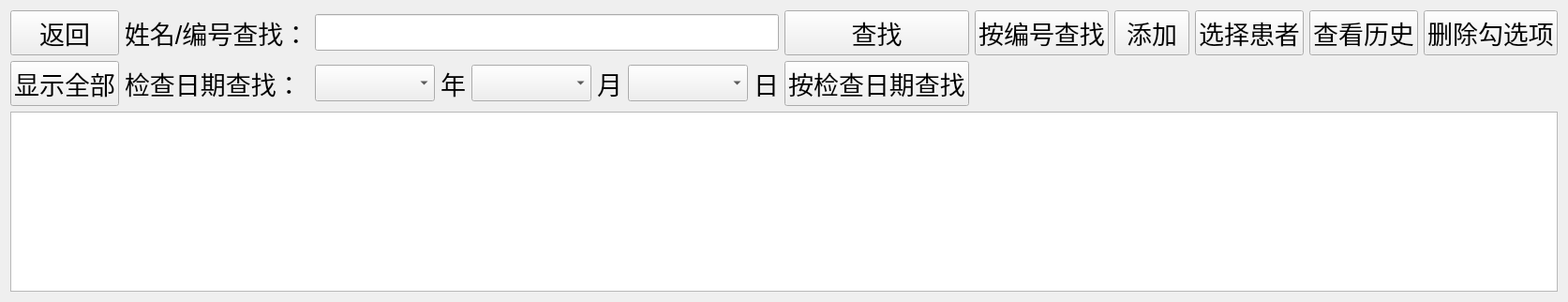
      <widget class="QWidget" name="pageArchive">
       <property name="font">
        <font>
         <pointsize>20</pointsize>
        </font>
       </property>
       <layout class="QGridLayout" name="gridLayout_6">
        <item row="0" column="0" colspan="2">
         <layout class="QGridLayout" name="gridLayout_5">
          <item row="1" column="3">
           <widget class="QLabel" name="label_29">
            <property name="text">
             <string>年</string>
            </property>
           </widget>
          </item>
          <item row="0" column="0">
           <widget class="QPushButton" name="btnBackFromArchive">
            <property name="text">
             <string>返回</string>
            </property>
           </widget>
          </item>
          <item row="1" column="1">
           <widget class="QLabel" name="label_15">
            <property name="text">
             <string>检查日期查找：</string>
            </property>
           </widget>
          </item>
          <item row="0" column="13">
           <widget class="QPushButton" name="btnDeleteSelected">
            <property name="text">
             <string>删除勾选项</string>
            </property>
           </widget>
          </item>
          <item row="0" column="1">
           <widget class="QLabel" name="label_4">
            <property name="text">
             <string>姓名/编号查找：</string>
            </property>
           </widget>
          </item>
          <item row="1" column="5">
           <widget class="QLabel" name="label_30">
            <property name="text">
             <string>月</string>
            </property>
           </widget>
          </item>
          <item row="0" column="10">
           <widget class="QPushButton" name="btnAdd">
            <property name="text">
             <string>添加</string>
            </property>
           </widget>
          </item>
          <item row="0" column="11">
           <widget class="QPushButton" name="btnSelectPatient">
            <property name="text">
             <string>选择患者</string>
            </property>
           </widget>
          </item>
          <item row="0" column="12">
           <widget class="QPushButton" name="btnViewHistory">
            <property name="text">
             <string>查看历史</string>
            </property>
           </widget>
          </item>
          <item row="1" column="4">
           <widget class="QComboBox" name="comboMonth"/>
          </item>
          <item row="1" column="7">
           <widget class="QLabel" name="label_31">
            <property name="text">
             <string>日</string>
            </property>
           </widget>
          </item>
          <item row="0" column="8">
           <widget class="QPushButton" name="btnSearchName">
            <property name="text">
             <string>查找</string>
            </property>
           </widget>
          </item>
          <item row="1" column="0">
           <widget class="QPushButton" name="btnShowAll">
            <property name="text">
             <string>显示全部</string>
            </property>
           </widget>
          </item>
          <item row="2" column="0" colspan="14">
           <widget class="QTableWidget" name="table"/>
          </item>
          <item row="1" column="6">
           <widget class="QComboBox" name="comboDay"/>
          </item>
          <item row="0" column="2" colspan="6">
           <widget class="QLineEdit" name="editSearchKeyword"/>
          </item>
          <item row="0" column="9">
           <widget class="QPushButton" name="btnSearchID">
            <property name="visible">
             <bool>false</bool>
            </property>
            <property name="text">
             <string>按编号查找</string>
            </property>
           </widget>
          </item>
          <item row="1" column="2">
           <widget class="QComboBox" name="comboYear"/>
          </item>
          <item row="1" column="8">
           <widget class="QPushButton" name="btnSearchDate">
            <property name="text">
             <string>按检查日期查找</string>
            </property>
           </widget>
          </item>
         </layout>
        </item>
       </layout>
      </widget>
